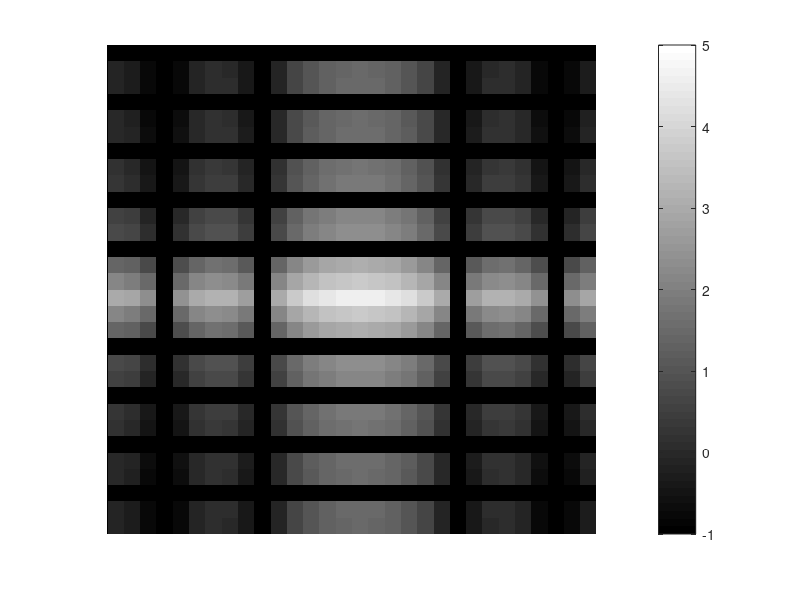

Reproduce this figure in MATLAB.
## Autor: Cami Borges Sena
## Data de modificação: 02 de julho de 2023
## Codigo para DFT simples em Octave

f = zeros(30,30);
f(5:24,13:17)=1;
imshow(f);
F =fft2(f);
F2 = log(abs(F));
imshow(F2,[-14, 24]);
colormap(jet); colorbar


F2=fftshift(F);
F3=log(abs(F2));
imshow(F3,[-1, 5]);
colormap(jet); colorbar;
